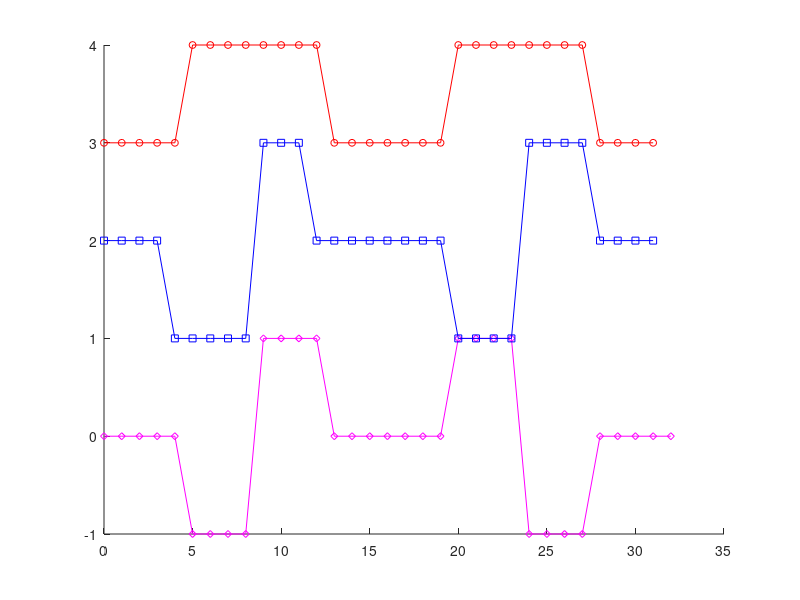

Write the MATLAB code that produced this figure. (Note: this script raises an error after producing the figure.)
load 6bit_precision_value_index_odd_add.txt;
load 5bit_precision_value_index_odd_add.txt;
load 6bit_precision_value_index_even.txt;
load 5bit_precision_value_index_even.txt;

diff_odd = abs(X6bit_precision_value_index_odd_add(:,2)-2*...
    X5bit_precision_value_index_odd_add(:,2));
diff_even = X6bit_precision_value_index_even(:,2)-2*...
    X5bit_precision_value_index_even(:,2);

up_bound = zeros(32,1);
f_n = zeros(32,1);
dec_f = zeros(32,1);
fid = fopen('upper_bound_add.txt','w','native');
for i = 0:31
    f_n(i+1) = (31/32)*(1-2*abs((i/32)-0.5));
    dec_f(i+1) = f_n(i+1)*32-floor(f_n(i+1)*32);
    if dec_f(i+1)>=0.25 && dec_f(i+1)<0.75
        up_bound(i+1) = abs(round(31/16))+2;
    else
        up_bound(i+1) = abs(round(31/16))+1;
    end
    fprintf(fid,'%i %i \r\n',i,up_bound(i+1));
end
fclose(fid);

hold on;
plot([0:32],diff_even,...
    'MarkerSize',5,'Marker','d','Color',[1 0 1],...
    'DisplayName','F_{n+1}(2i)-2F_{n}(i)');
plot([0:31],up_bound,...
    'MarkerSize',5,'Marker','o','Color',[1 0 0],...
    'DisplayName','upper bound');
plot([0:31],diff_odd,...
    'MarkerSize',5,'Marker','s','Color',[0 0 1],...
    'DisplayName','|F_{n+1}(2i+1)-2F_{n}(i)|');

legend('F_{n+1}(2i)-2F_{n}(i)','upper bound','|F_{n+1}(2i+1)-2F_{n}(i)|',0);
% index = legend('F_{n+1}(2i)-2F_{n}(i)','upper bound','|F_{n+1}(2i+1)-2F_{n}(i)|',0);
% set(index,'FontAngle','italic','TextColor',[.3,.2,.1]);
xlabel('$i$','Margin',2,'FontAngle','italic','FontSize',14,...
    'FontName','Times New Roman','interpreter', 'Latex');
% ylabel('$upper bound$','Margin',2,'FontAngle','italic','FontSize',14,...
%     'FontName','Times New Roman','interpreter', 'Latex');

% export_fig('upper_bound_add_tent.pdf','-transparent');
